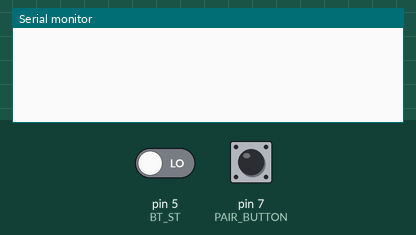
Bench run of a sketch on a simulated Arduino Uno, built with avr-gcc and run on an emulated ATmega328P. On the bench: the last lines printed to the serial monitor. The test bench sets the inputs (shaded band); at power-on: pin 7 (PAIR_BUTTON) HIGH, pin 5 (BT_ST) LOW. The modem accepts every AT command (registered, SIM ready, sends succeed) and sends nothing else.

Above: at 2.0 s.
2.1 s: pin 7 (PAIR_BUTTON) pulled LOW for 0.15 s
At 4.5 s:
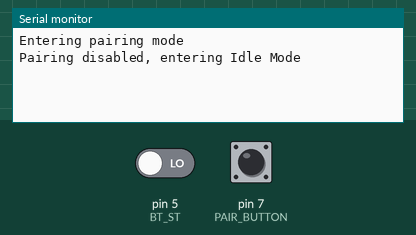
5.2 s: pin 5 (BT_ST) driven HIGH and pin 7 (PAIR_BUTTON) driven LOW
At 7.6 s:
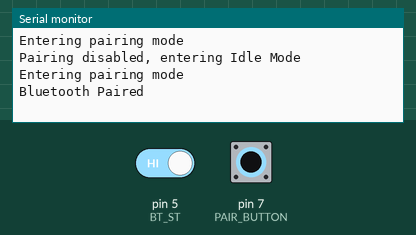

Measured:
- after the input at 2.1 s, the serial monitor: prints a new line after 1.0 s (image 1)
- after the input at 5.2 s, the serial monitor: prints a new line after 1.0 s (image 2)

The sketch:

BTTestStateMachine.ino
```cpp
#include <SoftwareSerial.h>//include library code
#define PAIR_BUTTON   7
#define STATE_IDLE    0
#define STATE_PAIR    1
#define STATE_CONNECTED    2
#define BT_ST         5 //Bluetooth State pin for connection state
SoftwareSerial BTserial(2, 3); // ArduinoRX | ArduinoTX
// Connect the AT-09 BLE TX to the Arduino RX on pin 2.
// Connect the AT-09 BLE RX to the Arduino TX on pin 3
//*********************************************************************************

unsigned int state;
unsigned int buttonDebounce = 0;
unsigned int buttonDebounceLimit = 10;
void setup() {
  Serial.begin(9600); // Initializes USB Serial
  BTserial.begin(9600); //Initailizes Bluetooth UART
  pinMode(PAIR_BUTTON, INPUT_PULLUP);
  pinMode(BT_ST, INPUT);
  state =  STATE_IDLE;
  //Change the role and put the module into sleep mode.
  disconnectBTModule();
}


void loop() {
  //State machine
  switch(state)
  {
    case STATE_IDLE:
      //If the pair button is pressed, enable the bluetooth module
      if(!digitalRead(PAIR_BUTTON))
      {
        buttonDebounce++;
        if(buttonDebounce >= buttonDebounceLimit)
        {
          state = STATE_PAIR; //Once the button has been debounced, move to pairing mode
          bTModulePair(); // Set the BT module to advertise / discovery mode
          buttonDebounce = 0;
          Serial.println("Entering pairing mode");
        }
      }
      else
      {
        buttonDebounce = 0; // reset the debounce counter if the button is not fully pressed
      }
      break;

    case STATE_PAIR:
      //If the button is released and BT module is disconnected, disable bluetooth pairing and go back to IDLE state
      if(!digitalRead(BT_ST) && digitalRead(PAIR_BUTTON)) // if state is low and button is high
      {
        //Return to the IDLE state
        disconnectBTModule();
        state = STATE_IDLE;
        Serial.write("Pairing disabled, entering Idle Mode\n");
      }
      //If the module has paired succesfully, continue to the next state
      if(digitalRead(BT_ST))
      {
        state = STATE_CONNECTED;
        Serial.write("Bluetooth Paired\n");
        //Flush the Bluetooth serial so that it doesn't print all the accumulated wake+sleep commands
        while(BTserial.available()){
          BTserial.read();
        }
      }
      break;

    case STATE_CONNECTED:
      if(BTserial.available())
      {
        Serial.write(BTserial.read());
      }
      if (Serial.available())
      {
        BTserial.write(Serial.read());
      }

  }
}


void bTModulePair() {
  //send a string of 80+ characters to wake up the module
  BTserial.println("I am Ironman I am Ironman I am Ironman I am Ironman I am Ironman I am Ironman I am Ironman");// Set the BT module to advertise / discovery mode
  delay(100);
  BTserial.println("AT+ROLE0");
  delay(800);//give time for the module to switch roles
}

void disconnectBTModule(){
   BTserial.println("AT+ROLE1");
    delay(800);// Allows time for the module to switch roles so that it can register the next command.
    BTserial.println("AT+SLEEP");
}
```
